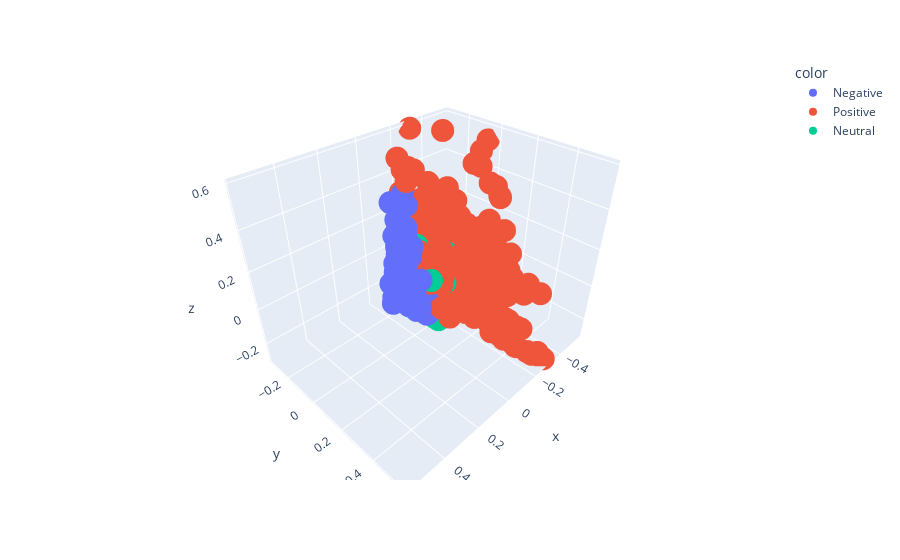

Notebook code for this chart:
### Code cell
kmeans_vector=tf.fit_transform(km['text'].values)
pca3 = PCA(n_components=3).fit_transform(kmeans_vector.todense())
px.scatter_3d(x=pca3[:,0],y=pca3[:,1],z=pca3[:,2],color=km['Classes'].values)
